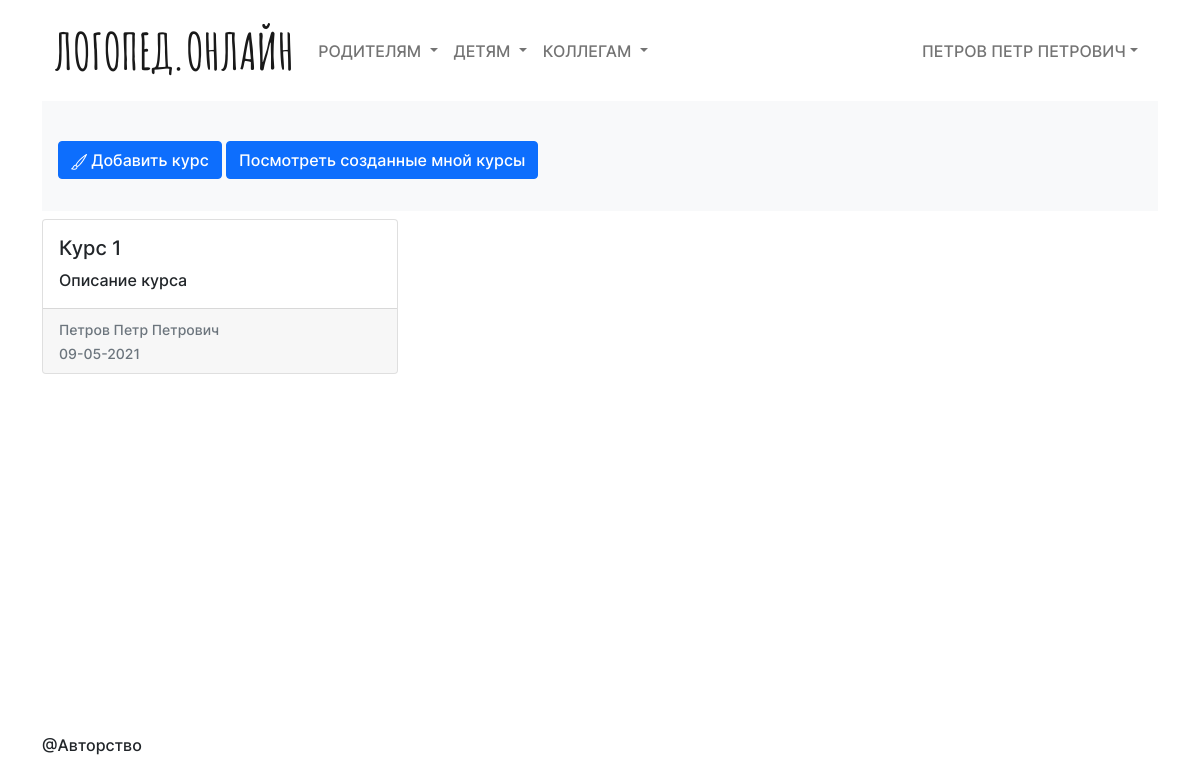
/course/ (signed in), run on the app's committed database.
### database/users.py (models this page shows, shortened)
class User(SqlAlchemyBase, UserMixin):
    __tablename__ = 'users'
    id = sqlalchemy.Column(sqlalchemy.Integer,
                           primary_key=True, autoincrement=True)
    login = sqlalchemy.Column(sqlalchemy.String(64), index=True, unique=True, nullable=True)
    email = sqlalchemy.Column(sqlalchemy.String(120), index=True, unique=True)
    type_user = sqlalchemy.Column(sqlalchemy.String, nullable=True)
    name = sqlalchemy.Column(sqlalchemy.String, nullable=True)
    hashed_password = sqlalchemy.Column(sqlalchemy.String(128), nullable=True)
    created_date = sqlalchemy.Column(sqlalchemy.DateTime,
                                     default=datetime.datetime.now)

### database/courses.py (models this page shows)
class Course(SqlAlchemyBase):
    __tablename__ = 'courses'
    id = sqlalchemy.Column(sqlalchemy.Integer,
                           primary_key=True, autoincrement=True)
    title = sqlalchemy.Column(sqlalchemy.String, nullable=True)
    description = sqlalchemy.Column(sqlalchemy.String, nullable=True)
    created_date_str = sqlalchemy.Column(sqlalchemy.String, default=f"{datetime.datetime.now():%d-%m-%Y}")
    created_date = sqlalchemy.Column(sqlalchemy.DateTime,
                                     default=datetime.datetime.now)
    user_id = sqlalchemy.Column(sqlalchemy.Integer,
                                sqlalchemy.ForeignKey("users.id"))
    user = sqlalchemy.orm.relation('User')

### moduls/courses.py (the view)
@bp.route('/')
def courses():
    db_session = create_session()
    courses = db_session.query(Course)
    user = db_session.query(User).filter(User.id == 1).first()
    return render_template("courses.html", courses=courses, user=user)

### database/db_session.py (called while the page is built)
def create_session() -> Session:
    global __factory
    return __factory()

### moduls/auth.py (called while the page is built)
@login_manager.user_loader
def load_user(user_id):
    db_sess = create_session()
    return db_sess.query(User).get(user_id)

### templates/courses.html (shortened to what this page needs)
{% extends 'base.html' %}
{% block main %}
    {% if current_user.is_authenticated %}
        {% if current_user.type_user == "логопед" %}
            <form class="p-3 mb-2 bg-light text-dark">
                <div class="mb-3">
                    <a class="btn btn-primary" href="{{ url_for('courses.addCourse') }}">
                        Добавить курс
                    </a>
                    {% block button %}
                        <a class="btn btn-primary" href="{{ url_for('courses.showOnlyMyCourses') }}">
                            Посмотреть созданные мной курсы
                        </a>
                    {% endblock %}
                </div>
            </form>
        {% endif %}
        <div class="row row-cols-1 row-cols-md-3 g-4">
             {% block course %}
                {% for course in courses %}
                    <div class="col">
                      <a class="card h-100 text-decoration-none text-dark" href="{{ url_for('courses.showCurrentCourse', index_course=course.id)}}">
                        <div class="card-body">
                          <h5 class="card-title">{{course.title}}</h5>
                          <p class="card-text">{{course.description}}</p>
                        </div>
                        <div class="card-footer">
                          <small class="text-muted">{{course.user.name}}</small><br>
                          <small class="text-muted">{{course.created_date_str}}</small>
                        </div>
                      </a>
                    </div>
                {% endfor %}
            {% endblock %}
          </div>
    {% endif %}
{% endblock %}

### templates/base.html (shortened to what this page needs)
<!DOCTYPE html>
<html lang="en">
<head>
    <link rel="stylesheet" href="{{ url_for('static', filename='css/bootstrap.min.css') }}">
    <link rel="stylesheet" href="{{ url_for('static', filename='css/style.css') }}">
</head>
<body class="container">
        <nav class="navbar navbar-expand-lg navbar-light">
            <div class="container-fluid">
              <a class="navbar-brand logo" href="{{ url_for('home.index') }}">ЛОГОПЕД.ОНЛАЙН</a>
              <div class="collapse navbar-collapse" id="navbarSupportedContent">
                <ul class="navbar-nav me-auto mb-2 mb-lg-0 menu-elements-header">
                  <li class="nav-item dropdown">
                    <a class="nav-link dropdown-toggle" href="#" id="navbarDropdown" role="button" data-bs-toggle="dropdown" aria-expanded="false">
                      Родителям
                    </a>
                  </li>
                  <li class="nav-item dropdown">
                    <a class="nav-link dropdown-toggle" href="#" id="navbarDropdown" role="button" data-bs-toggle="dropdown" aria-expanded="false">
                      Детям
                    </a>
                  </li>
                  <li class="nav-item dropdown">
                    <a class="nav-link dropdown-toggle" href="#" id="navbarDropdown" role="button" data-bs-toggle="dropdown" aria-expanded="false">
                      Коллегам
                    </a>
                  </li>
                </ul>
              </div>
                {% if current_user.is_authenticated %}
                    <ul class="navbar-nav me-auto mb-2 mb-lg-0 menu-elements-header">
                        <li class="nav-item dropdown">
                            <a class="nav-link dropdown-toggle" href="#" id="navbarDropdown" role="button" data-bs-toggle="dropdown" aria-expanded="false">{{ current_user.name }}</a>
                        </li>
                    </ul>
                {% endif %}
            </div>
          </nav>
    <main>
        {% block main %}
        {% endblock %}
    </main>
    <footer>
        @Авторство
    </footer>
</body>
</html>

### static/css/style.css (style rules this page uses)
body { font-family: "Inter-Medium"; }
.logo { font-family: 'Amatic SC Bold'; font-size: 50px; }
main { min-height: 79vh; }
.menu-elements-header>li>a { text-transform: uppercase; background-image: linear-gradient(to left, #ffaa2b, #eb6a37); background-position: 50% 100%; background-repeat: no-repeat; background-size: 0% 2px; transition: background-size .3s; }

### data on the page
User: name "ПЕТРОВ ПЕТР ПЕТРОВИЧ"
Course: title "Курс 1", description "Описание курса", user.name "Петров Петр Петрович", created_date_str "09-05-2021"
